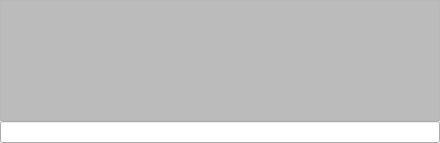
<?xml version="1.0" encoding="UTF-8"?>
<ui version="4.0">
 <class>ConsoleWidget</class>
 <widget class="QWidget" name="ConsoleWidget">
  <property name="geometry">
   <rect>
    <x>0</x>
    <y>0</y>
    <width>440</width>
    <height>143</height>
   </rect>
  </property>
  <property name="windowTitle">
   <string>Console</string>
  </property>
  <layout class="QVBoxLayout" name="verticalLayout">
   <property name="spacing">
    <number>0</number>
   </property>
   <property name="margin">
    <number>0</number>
   </property>
   <item>
    <widget class="QTextEdit" name="textEdit">
     <property name="readOnly">
      <bool>true</bool>
     </property>
     <property name="html">
      <string>&lt;!DOCTYPE HTML PUBLIC &quot;-//W3C//DTD HTML 4.0//EN&quot; &quot;http://www.w3.org/TR/REC-html40/strict.dtd&quot;&gt;
&lt;html&gt;&lt;head&gt;&lt;meta name=&quot;qrichtext&quot; content=&quot;1&quot; /&gt;&lt;style type=&quot;text/css&quot;&gt;
p, li { white-space: pre-wrap; }
&lt;/style&gt;&lt;/head&gt;&lt;body style=&quot; font-family:'MS Shell Dlg 2'; font-size:8.25pt; font-weight:400; font-style:normal;&quot; bgcolor=&quot;#bbbbbb&quot;&gt;
&lt;p style=&quot;-qt-paragraph-type:empty; margin-top:0px; margin-bottom:0px; margin-left:0px; margin-right:0px; -qt-block-indent:0; text-indent:0px; font-size:8pt;&quot;&gt;&lt;/p&gt;&lt;/body&gt;&lt;/html&gt;</string>
     </property>
    </widget>
   </item>
   <item>
    <widget class="QLineEdit" name="lineEdit"/>
   </item>
  </layout>
 </widget>
 <resources/>
 <connections>
  <connection>
   <sender>lineEdit</sender>
   <signal>returnPressed()</signal>
   <receiver>ConsoleWidget</receiver>
   <slot>onEcho()</slot>
   <hints>
    <hint type="sourcelabel">
     <x>219</x>
     <y>132</y>
    </hint>
    <hint type="destinationlabel">
     <x>219</x>
     <y>71</y>
    </hint>
   </hints>
  </connection>
 </connections>
 <slots>
  <slot>onEcho()</slot>
 </slots>
</ui>
